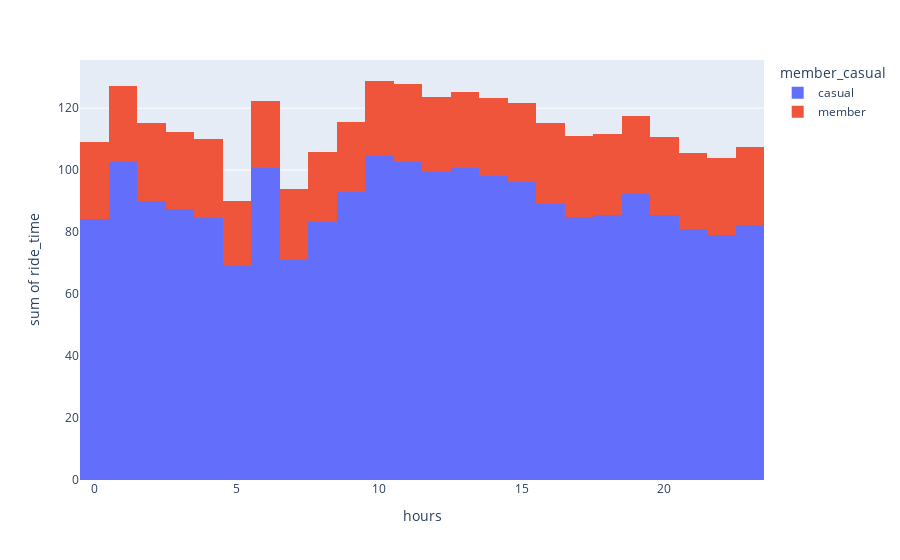

Write notebook code for a chart like this one.
### Code cell
group_data_px= df_all.groupby(['member_casual','hours','rideable_type'])['ride_time'].mean().reset_index()

fig = px.histogram(group_data_px,x='hours',y='ride_time',color='member_casual',nbins=40)


fig.show()

### Figure 1 — Plotly figure (JSON) as saved in the notebook; plotly's stock layout.template omitted (floating-point values rounded to 4 significant figures)
{"data": [{"alignmentgroup": "True", "bingroup": "x", "histfunc": "sum", "hovertemplate": "member_casual=casual<br>hours=%{x}<br>sum of ride_time=%{y}<extra></extra>", "legendgroup": "casual", "marker": {"color": "#636efa", "pattern": {"shape": ""}}, "name": "casual", "nbinsx": 40, "offsetgroup": "casual", "orientation": "v", "showlegend": true, "type": "histogram", "x": [0, 0, 0, 1, 1, 1, 2, 2, 2, 3, 3, 3, 4, 4, 4, 5, 5, 5, 6, 6, 6, 7, 7, 7, 8, 8, 8, 9, 9, 9, 10, 10, 10, 11, 11, 11, 12, 12, 12, 13, 13, 13, 14, 14, 14, 15, 15, 15, 16, 16, 16, 17, 17, 17, 18, 18, 18, 19, 19, 19, 20, 20, 20, 21, 21, 21, 22, 22, 22, 23, 23, 23], "xaxis": "x", "y": [22.73, 47.4, 14.21, 24.95, 63.25, 14.32, 24.19, 51.23, 14.55, 24.34, 49.11, 14.02, 22.64, 48.75, 13.2, 20.73, 36.9, 11.35, 19.35, 70.19, 11.22, 17.37, 42.29, 11.46, 19.62, 51.17, 12.5, 24.99, 52.68, 15.16, 28.46, 58.62, 17.37, 28.79, 55.89, 18.1, 27.96, 53.29, 18.22, 27.95, 54.0, 18.6, 27.87, 51.62, 18.48, 26.65, 51.99, 17.67, 25.0, 47.15, 17.01, 23.04, 45.36, 16.34, 22.71, 47.11, 15.85, 22.39, 54.21, 15.61, 22.08, 47.99, 15.43, 21.39, 44.81, 14.71, 20.76, 43.74, 14.58, 22.89, 45.09, 14.43], "yaxis": "y"}, {"alignmentgroup": "True", "bingroup": "x", "histfunc": "sum", "hovertemplate": "member_casual=member<br>hours=%{x}<br>sum of ride_time=%{y}<extra></extra>", "legendgroup": "member", "marker": {"color": "#EF553B", "pattern": {"shape": ""}}, "name": "member", "nbinsx": 40, "offsetgroup": "member", "orientation": "v", "showlegend": true, "type": "histogram", "x": [0, 0, 1, 1, 2, 2, 3, 3, 4, 4, 5, 5, 6, 6, 7, 7, 8, 8, 9, 9, 10, 10, 11, 11, 12, 12, 13, 13, 14, 14, 15, 15, 16, 16, 17, 17, 18, 18, 19, 19, 20, 20, 21, 21, 22, 22, 23, 23], "xaxis": "x", "y": [13.73, 10.97, 13.56, 10.94, 14.11, 11.01, 13.54, 11.21, 14.84, 10.56, 11.7, 9.388, 12.04, 9.654, 12.49, 10.36, 12.08, 10.36, 12.32, 10.31, 13.02, 11.31, 13.09, 12.03, 12.89, 11.37, 13.27, 11.34, 13.65, 11.72, 13.62, 11.87, 13.75, 12.23, 14.03, 12.33, 13.95, 11.96, 13.74, 11.64, 13.64, 11.44, 13.34, 11.36, 13.28, 11.43, 13.67, 11.43], "yaxis": "y"}], "layout": {"barmode": "relative", "legend": {"title": {"text": "member_casual"}, "tracegroupgap": 0}, "margin": {"t": 60}, "xaxis": {"anchor": "y", "domain": [0, 1], "title": {"text": "hours"}}, "yaxis": {"anchor": "x", "domain": [0, 1], "title": {"text": "sum of ride_time"}}}}
